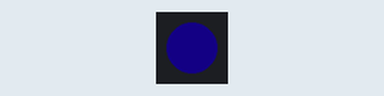
Simulated run of this sketch. Board: Arduino Uno, built with avr-gcc and run on an emulated ATmega328P. Shown: 1 RGB LEDs in strip order, left to right. Dim RGB values are drawn brighter than linear.

Above: at 0.1 s.
At 8.1 s:
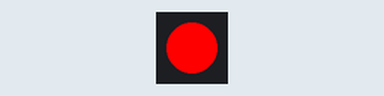
At 16.1 s:
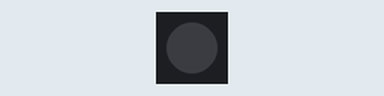
Timing chart, 0 to 17.6 s (numbered marks = the images above):
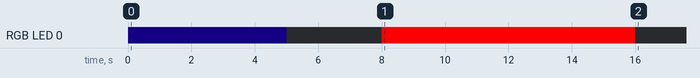

The sketch:

npx-demo-bb.ino
```cpp
// Mon Feb 12 00:47:48 UTC 2018
// ASKEW
// NeoPixel strip 8x - simple sketch (c) 2013 Shae Erisson
```

npx-sketch.cpp
```cpp
// Mon Feb 12 09:15:01 UTC 2018

// NeoPixel strip 8x -  portions are (c) 2013 Shae Erisson

#include <Arduino.h>
#include "src/periph/neo_pixel.h"

// 61 void rgb(void) {
// 62     pixels.setPixelColor(position, pixels.Color(red, green, blue));
// 63     pixels.show();
// 64 }

extern int numpixels; // how many neopixels are on the strip
extern int position;  // every neopixel has a unique position number, starting with zero
extern int red;       // 0 thru 255 - input value to rgb()
extern int green;     // 0 thru 255
extern int blue;      // 0 thru 255
extern int wheelIn;   // 0 thru 255 - input value to the Wheel() function

void color_alldark(void) {
    red   = 0;
    green = 0;
    blue  = 0;
}

void color_berry(void) {
    red   = 7;
    green = 0;
    blue  = 1;
}

void color_grape(void) {
    red   = 1;
    green = 0;
    blue  = 7;
}

void color_blue(void) {
    red   = 0;
    green = 0;
    blue  = 11;
}

void color_cyan(void) {
    red   = 0;
    green = 1;
    blue  = 1;
}


void ouch(void) { // too bright for my eyes. Turn everthing off.
    color_alldark();
    for (int i = 0; i < (numpixels + 1); i++) {
        position = i;
        rgb();
    }
}

void rainbowMarch(void) {
    for (int i = 0; i < (numpixels + 1); i++) {
        int mult = 35; // a multiplier

        position = i;
        wheelIn = i * mult ; // when evaluated must fall within the range: 0 to 255
        rgbWheel();
        delay(2000);
    }
}


/* ****************************************************** */
/* ***                                                *** */
/* ***                       setup                    *** */
/* ***                                                *** */
/* ****************************************************** */
void setup(void) {
    setup_neoPixel();

    position = 0;  // pixel number on the strip, starting with zero
    color_grape(); // desired color tuple - no exec, just data
    rgb();         // set the neopixel at position to current values for red green blue

    position = 1;
    color_berry();
    rgb();

    position = 2;
    color_blue();
    rgb();

    position = 3;
    color_cyan();
    rgb();         // rgb() directly sets the color


    // - - - - - - - - - - - - - - - - - - - - - - - -

    // change the color based on a color mapping function, Wheel()

    position = 4;
    wheelIn = 33;  // data - all possible rgb colors are expressed by this single integer
    rgbWheel();    // rgbWheel() calls Wheel() which maps, then sets the color

    position = 5;
    wheelIn = 88;
    rgbWheel();

    position = 6;
    wheelIn = 122;
    rgbWheel();

    position = 7;
    wheelIn = 211;
    rgbWheel();

    delay(5000);   // provide a moment to appreciate current display
    ouch();

    delay(3000);
    rainbowMarch();

    delay(4000);
    ouch();
}


// single-shot, do not do anything interesting in the loop
void loop(void) {
    delay(1000); // no real reason to populate this loop at all
}
```

neo_pixel.cpp
```cpp
// Mon Feb 12 00:47:48 UTC 2018

// NeoPixel strip 8x - simple sketch (c) 2013 Shae Erisson
// released under the GPLv3 license to match the rest of the AdaFruit NeoPixel library

#include <Arduino.h>

#include "neo_pixel.h"
#include <Adafruit_NeoPixel.h> // REQUIRED: https://github.com/adafruit/Adafruit_NeoPixel

// Which pin on the Arduino is connected to the NeoPixels?
// #define PIN               1 // Trinket M0 (arbitrarily chosen pin)

#undef PIN

#ifdef ADAFRUIT_TRINKET_M0
  #define PIN                1 // arbitrary assignment made for Trinket M0
#else
  #ifndef PIN // sieve fall-through clause
    #define PIN              2 // any other board - modify this
  #endif
#endif

// How many NeoPixels are attached to the Arduino?

#undef NUMPIXELS

// local condition: NeoPixel 8 strip connected to Trinket M0:
#ifdef ADAFRUIT_TRINKET_M0
  #define NUMPIXELS          8 // NeoPixel strip 8x
#else
    #ifndef NUMPIXELS          // sieve fall-through clause
       #define NUMPIXELS     1 // any other board - modify this
    #endif                     // Not zero - some other define can remove this code entirely
#endif

// When we setup the NeoPixel library, we tell it how many pixels,
// and which pin to use to send signals.

Adafruit_NeoPixel pixels = Adafruit_NeoPixel(NUMPIXELS, PIN, NEO_GRB + NEO_KHZ800);

// int neoPixelNumber = 0; // zero is a legal value and names the first pixel in the string

int numpixels =  NUMPIXELS;
int position = 0; // position on the strand of several NeoPixels
int red   = 7;
int green = 0;
int blue  = 1;
int wheelIn = 0;

void setup_neoPixel(void) {
    pixels.begin(); // This initializes the NeoPixel library.
    pixels.show();
}

void  rgbWheel(void) { // alias
    pixels.setPixelColor(position, Wheel(wheelIn));
    pixels.show();
}

void rgb(void) {
    pixels.setPixelColor(position, pixels.Color(red, green, blue));
    pixels.show();
}

// Input a value 0 to 255 to get a color value.
// The colours are a transition r - g - b - back to r.
uint32_t Wheel(byte WheelPos) {
  WheelPos = 255 - WheelPos;
  if(WheelPos < 85) {
    return pixels.Color(255 - WheelPos * 3, 0, WheelPos * 3);
  }
  if(WheelPos < 170) {
    WheelPos -= 85;
    return pixels.Color(0, WheelPos * 3, 255 - WheelPos * 3);
  }
  WheelPos -= 170;
  return pixels.Color(WheelPos * 3, 255 - WheelPos * 3, 0);
}
```

neo_pixel.h
```cpp
// Mon Feb 12 10:25:29 UTC 2018

#ifndef NEO_PIXEL
#define NEO_PIXEL

extern void setup_neoPixel(void);
extern void rgb(void);
extern void rgbWheel(void);
extern uint32_t Wheel(byte WheelPos);

#endif
```

Measured:
- by itself, RGB LED 0: off → RGB(1, 0, 7) at 0.00 s, → off 5.0 s later, → RGB(255, 0, 0) 3.0 s later, → off 8.0 s later
